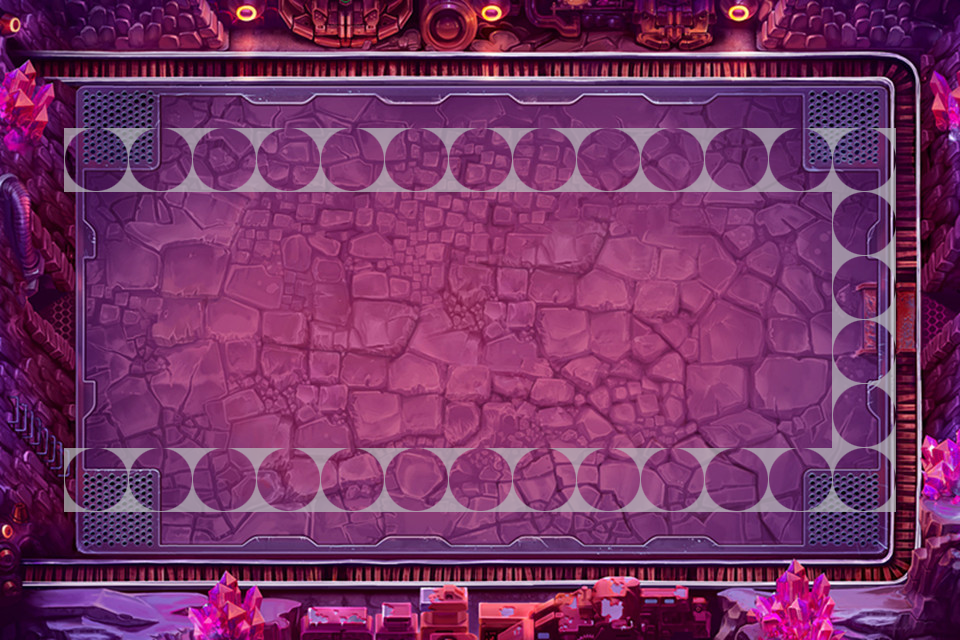

Below is a game level as drawn by its tile map, then a one-line description and the .tmx that defines it (tile-layer data replaced by summaries):
An orthogonal 15x10 tile map with 64x64 px tiles, 2 tile layers (layer1, showLayer1), 2 tilesets and 9 objects (begin, tag1, tag2, end, wuqi1, ...).

<map version="1.0" orientation="orthogonal" renderorder="right-down" width="15" height="10" tilewidth="64" tileheight="64" nextobjectid="11">
 <tileset firstgid="1" name="bsz" tilewidth="960" tileheight="640">
  <image source="bsz.jpg" width="960" height="640" />
 </tileset>
 <tileset firstgid="2" name="map" tilewidth="64" tileheight="64">
  <image source="map.png" width="512" height="512" />
 </tileset>
 <layer name="layer1" width="15" height="10">
  <data>[150 cells, 1 non-empty, 1 distinct tile ids]</data>
 </layer>
 <objectgroup name="obj1">
  <object id="1" name="begin" x="33" y="55" width="29.3333" height="26.6667" />
  <object id="2" name="tag1" x="876" y="55" width="29.3333" height="26.6667" />
  <object id="3" name="tag2" x="876" y="554" width="29.3333" height="26.6667" />
  <object id="4" name="end" x="16" y="554" width="29.3333" height="26.6667" />
  <object id="5" name="wuqi1" x="219" y="258" width="37" height="19" />
  <object id="7" name="wuqi2" x="346.5" y="257.5" width="37" height="19" />
  <object id="8" name="wuqi3" x="474.5" y="257.5" width="37" height="19" />
  <object id="9" name="wuqi4" x="602.5" y="256.5" width="37" height="19" />
  <object id="10" name="wuqi5" x="731.5" y="256.5" width="37" height="19" />
 </objectgroup>
 <layer name="showLayer1" width="15" height="10">
  <data>[150 cells, 30 non-empty, 1 distinct tile ids]</data>
 </layer>
</map>
